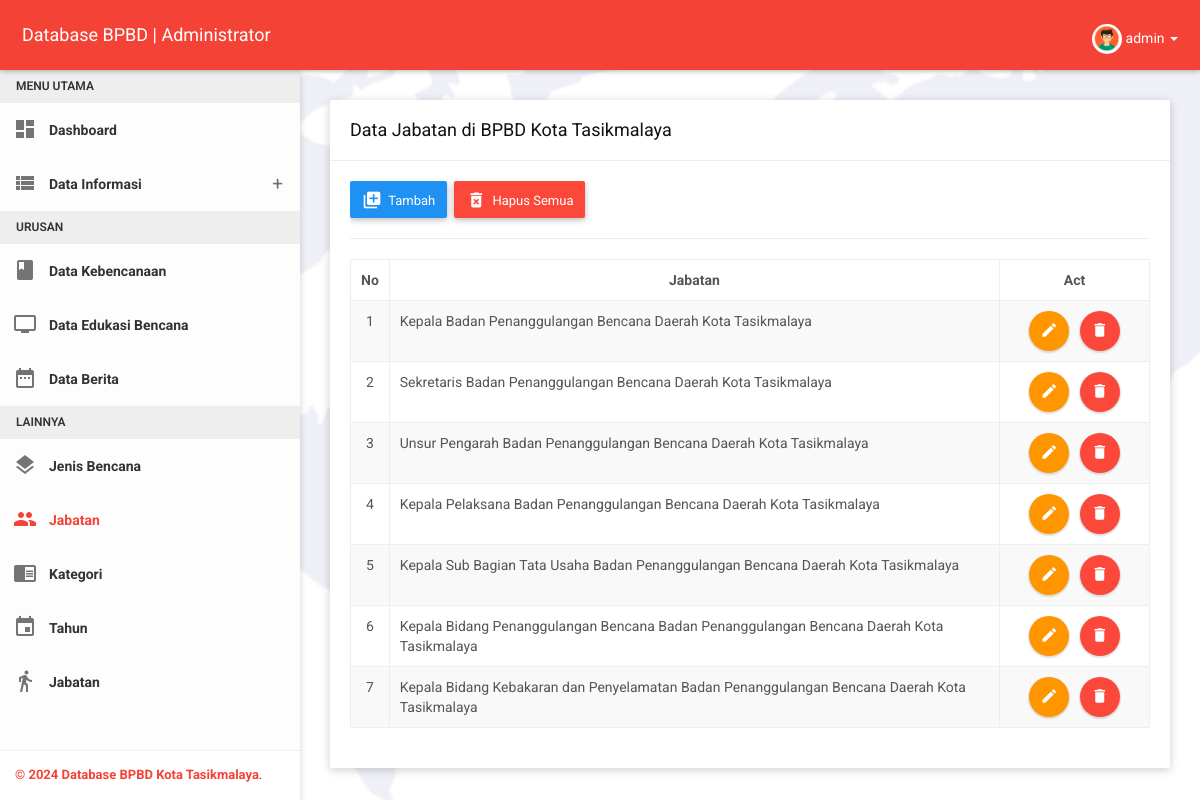
The page /administrator/pages/jabatan/jabatan.php (signed in) on the database its author committed.
### tables this page shows
CREATE TABLE `jabatan` (
  `id_jabatan` varchar(255) NOT NULL,
  `jabatan` varchar(255) NOT NULL,
  `nomor` int(11) NOT NULL
);

### administrator/pages/jabatan/jabatan.php (the view, shortened to what this page needs)
<?php
include('../includes/config.php');
if(strlen($_SESSION['alogin'])==0){
header('location: ../../module=login');
} else{
?>
<!DOCTYPE html>
<html>
<head>
    <?php include ('../includes/head.php'); ?>
</head>
<body class="theme-red">
    <?php include ('../includes/header.php'); ?>
    <section>
        <?php include ('../includes/sidebar.php'); ?>
    </section>
    <section class="content">
        <div class="container-fluid">
            <div class="row clearfix">
                <div class="col-lg-12 col-md-12 col-sm-12 col-xs-12">
                    <div class="card">
                        <div class="header">
                            <h2>
                                Data Jabatan di BPBD Kota Tasikmalaya
                            </h2>
                        </div>
                        <div class="body">
                            <div class="table-responsive">
								<button type="button" class="btn btn-primary waves-effect" data-toggle="modal" data-target="#inputModal">
                                    <i class="material-icons">library_add</i>
                                    <span>Tambah</span>
                                </button>&nbsp;
								<button type="button" class="btn btn-danger waves-effect" onclick="deleteall()">
									<i class="material-icons">delete_forever</i>
									<span>Hapus Semua</span>
								</button><hr>
								<table class="display table table-striped table-bordered table-hover" width="100%" id="example-table" cellspacing="0">
									<thead>
										<tr>
											<th class="text-center" width="12px">No</th>
											<th class="text-center">Jabatan</th>
											<th class="text-center" width="150px">Act</th>
										</tr>
									</thead>
									<tbody>
										<?php
											$nomor=0;
											$sqlkat = "SELECT * FROM jabatan ORDER BY nomor ASC";
											$querykat = mysqli_query($koneksidb,$sqlkat);
											while ($result = mysqli_fetch_array($querykat)){
												$nomor++;
										?>
										<tr>
											<td align="center"><?php echo $nomor;?></td>
											<td><?php echo htmlentities($result['jabatan']);?> Badan Penanggulangan Bencana Daerah Kota Tasikmalaya</td>
											<td class="text-center">
												<button type="button" class="btn btn-warning btn-circle waves-effect waves-circle waves-float"
														data-toggle="modal" data-target="#editModal<?php echo htmlentities($result['id_jabatan']);?>">
													<i class="material-icons">mode_edit</i>
												</button>&nbsp;&nbsp;
												<button type="button" class="btn btn-danger btn-circle waves-effect waves-circle waves-float"
														onclick="Swal.fire({
															icon: 'warning',
															title: 'Sure',
															text: 'Apakah Kamu Yakin Akan Menghapusnya ?',
															showCancelButton: true,
															confirmButtonText: 'Ya Hapus',
																}).then((result) => {
																if (result.isConfirmed) {
																window.location = 'jabatan-del.php?id=<?php echo htmlentities($result['id_jabatan']);?>';
																}
															})">
													<i class="material-icons">delete</i>
												</button>
											</td>
										</tr>
											<?php }?>
									</tbody>
								</table>
							</div>
							</div>
                        </div>
                    </div>
                </div>
            </div>
	</section>
</body>
</html>
<?php }?>

### administrator/pages/includes/header.php (shortened to what this page needs)
<nav class="navbar">
	<div class="container-fluid">
		<div class="navbar-header">
			<a class="navbar-brand" href="../../module=dashboard">Database BPBD | Administrator</a>
		</div>
		<div class="collapse navbar-collapse" id="navbar-collapse">
			<ul class="nav navbar-nav navbar-right">
				<li class="pull-right">
					<?php
						$id=$_SESSION['alogin'];
						$sql ="SELECT * FROM administrator WHERE id_administrator='$id'";
						$query = mysqli_query($koneksidb,$sql);
							while($results = mysqli_fetch_array($query)){
					?>
					<a href="javascript:void(0);" class="dropdown-toggle" data-toggle="dropdown" role="button">
						<img src="../../images/pictures/<?php echo $results['foto']; ?>" style="object-fit: cover; border-radius: 50%; height: 30px; width: 30px;" alt="User">
						<?php echo $results['username']; ?> <span class="caret"></span>
					</a>
					<?php }?>
				</li>
			</ul>
		</div>
	</div>
</nav>

### administrator/css/themes/all-themes.css (style rules this page uses)
.theme-red .navbar-brand { color: #fff; }
.theme-red .nav > li > a { color: #fff; }

### rows shown on the page
jabatan: jabatan "Kepala"
jabatan: jabatan "Sekretaris"
jabatan: jabatan "Unsur Pengarah"
jabatan: jabatan "Kepala Pelaksana"
jabatan: jabatan "Kepala Sub Bagian Tata Usaha"
jabatan: jabatan "Kepala Bidang Penanggulangan Bencana"
jabatan: jabatan "Kepala Bidang Kebakaran dan Penyelamatan"

### other values the page prints
$results['username'] "admin"
